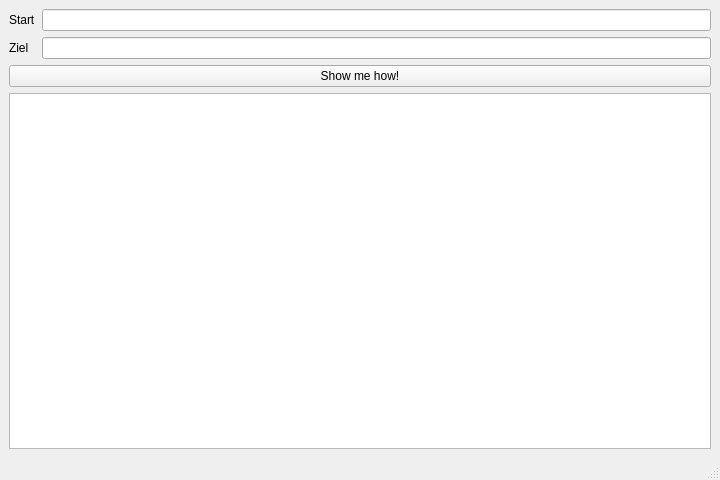
<?xml version="1.0" encoding="UTF-8"?>
<ui version="4.0">
    <class>MainWindow</class>
    <widget class="QMainWindow" name="MainWindow">
        <property name="geometry">
            <rect>
                <x>0</x>
                <y>0</y>
                <width>720</width>
                <height>480</height>
            </rect>
        </property>
        <property name="windowTitle">
            <string>Rest Client</string>
        </property>
        <widget class="QWidget" name="centralwidget">
            <property name="sizePolicy">
                <sizepolicy hsizetype="Preferred" vsizetype="Preferred">
                    <horstretch>0</horstretch>
                    <verstretch>0</verstretch>
                </sizepolicy>
            </property>
            <layout class="QVBoxLayout" name="verticalLayout_2">
                <item>
                    <layout class="QFormLayout" name="form_layout">
                        <item row="0" column="0">
                            <widget class="QLabel" name="label_origin">
                                <property name="text">
                                    <string>Start</string>
                                </property>
                            </widget>
                        </item>
                        <item row="0" column="1">
                            <widget class="QLineEdit" name="line_origin"/>
                        </item>
                        <item row="1" column="0">
                            <widget class="QLabel" name="label_target">
                                <property name="text">
                                    <string>Ziel</string>
                                </property>
                            </widget>
                        </item>
                        <item row="1" column="1">
                            <widget class="QLineEdit" name="line_target"/>
                        </item>
                    </layout>
                </item>
                <item>
                    <widget class="QPushButton" name="button_show">
                        <property name="text">
                            <string>Show me how!</string>
                        </property>
                    </widget>
                </item>
                <item>
                    <widget class="QTextBrowser" name="text_browser"/>
                </item>
            </layout>
        </widget>
        <widget class="QMenuBar" name="menubar">
            <property name="geometry">
                <rect>
                    <x>0</x>
                    <y>0</y>
                    <width>720</width>
                    <height>29</height>
                </rect>
            </property>
        </widget>
        <widget class="QStatusBar" name="statusbar"/>
    </widget>
    <resources/>
    <connections/>
</ui>
